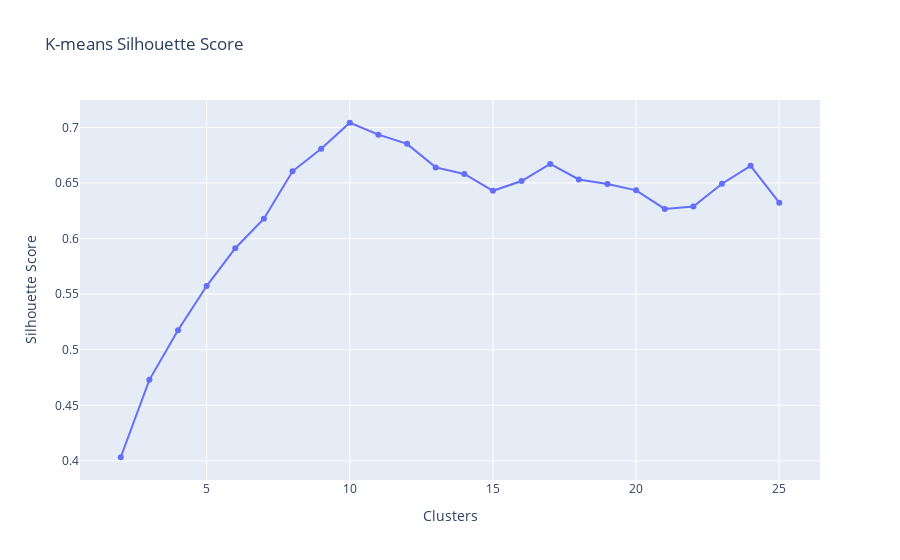

Notebook code cell kept with this figure:
### Code cell
fig = px.line(x = clusters, y = kmeans_list, markers=True, title = 'K-means Silhouette Score')
fig.update_layout(yaxis_title = 'Silhouette Score', xaxis_title = 'Clusters')
fig.show()

### Figure 1 — Plotly figure (JSON) as saved in the notebook; plotly's stock layout.template omitted (floating-point values rounded to 4 significant figures)
{"data": [{"hovertemplate": "x=%{x}<br>y=%{y}<extra></extra>", "legendgroup": "", "line": {"color": "#636efa", "dash": "solid"}, "marker": {"symbol": "circle"}, "mode": "markers+lines", "name": "", "orientation": "v", "showlegend": false, "type": "scatter", "x": [2, 3, 4, 5, 6, 7, 8, 9, 10, 11, 12, 13, 14, 15, 16, 17, 18, 19, 20, 21, 22, 23, 24, 25], "xaxis": "x", "y": [0.4033, 0.4729, 0.5175, 0.5572, 0.5913, 0.6178, 0.6605, 0.6807, 0.7041, 0.6935, 0.6851, 0.664, 0.658, 0.6429, 0.6517, 0.6671, 0.6532, 0.649, 0.6433, 0.6266, 0.6287, 0.6493, 0.6654, 0.6323], "yaxis": "y"}], "layout": {"autosize": true, "legend": {"tracegroupgap": 0}, "title": {"text": "K-means Silhouette Score"}, "xaxis": {"anchor": "y", "autorange": true, "domain": [0, 1], "range": [0.6405, 26.36], "title": {"text": "Clusters"}, "type": "linear"}, "yaxis": {"anchor": "x", "autorange": true, "domain": [0, 1], "range": [0.3785, 0.729], "title": {"text": "Silhouette Score"}, "type": "linear"}}}
